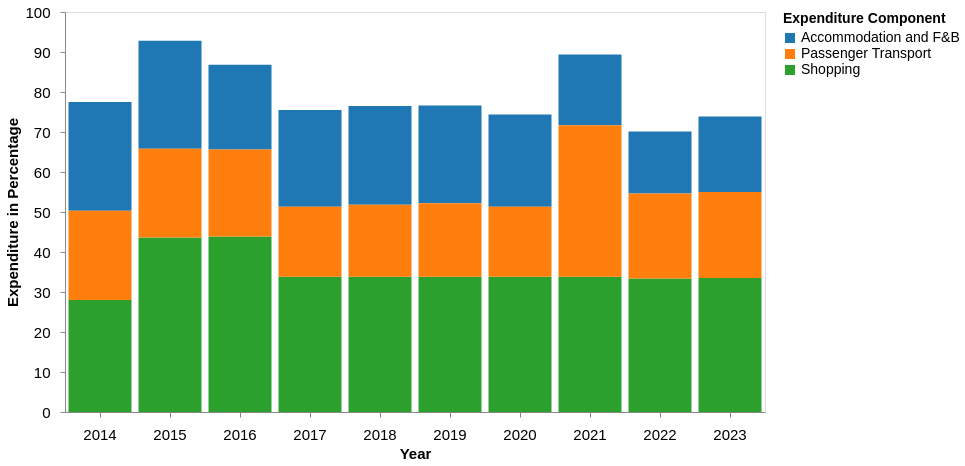

Specify this chart in Vega-Lite:
### Vega-Lite specification from a JSON file in a GitHub repository (floating-point values rounded to 4 significant figures)
{"$schema": "https://vega.github.io/schema/vega-lite/v5.json", "width": 700, "height": 400, "data": {"values": [{"Year": "2014", "Component": "Shopping", "Expenditure": 28}, {"Year": "2014", "Component": "Accommodation and F&B", "Expenditure": 27.2}, {"Year": "2014", "Component": "Passenger Transport", "Expenditure": 22.3}, {"Year": "2015", "Component": "Shopping", "Expenditure": 43.6}, {"Year": "2015", "Component": "Accommodation and F&B", "Expenditure": 27}, {"Year": "2015", "Component": "Passenger Transport", "Expenditure": 22.2}, {"Year": "2016", "Component": "Shopping", "Expenditure": 43.9}, {"Year": "2016", "Component": "Accommodation and F&B", "Expenditure": 21.2}, {"Year": "2016", "Component": "Passenger Transport", "Expenditure": 21.7}, {"Year": "2017", "Component": "Shopping", "Expenditure": 33.8}, {"Year": "2017", "Component": "Accommodation and F&B", "Expenditure": 24.2}, {"Year": "2017", "Component": "Passenger Transport", "Expenditure": 17.5}, {"Year": "2018", "Component": "Shopping", "Expenditure": 33.8}, {"Year": "2018", "Component": "Accommodation and F&B", "Expenditure": 24.7}, {"Year": "2018", "Component": "Passenger Transport", "Expenditure": 18}, {"Year": "2019", "Component": "Shopping", "Expenditure": 33.8}, {"Year": "2019", "Component": "Accommodation and F&B", "Expenditure": 24.4}, {"Year": "2019", "Component": "Passenger Transport", "Expenditure": 18.4}, {"Year": "2020", "Component": "Shopping", "Expenditure": 33.8}, {"Year": "2020", "Component": "Accommodation and F&B", "Expenditure": 23.1}, {"Year": "2020", "Component": "Passenger Transport", "Expenditure": 17.5}, {"Year": "2021", "Component": "Shopping", "Expenditure": 33.8}, {"Year": "2021", "Component": "Accommodation and F&B", "Expenditure": 17.7}, {"Year": "2021", "Component": "Passenger Transport", "Expenditure": 37.9}, {"Year": "2022", "Component": "Shopping", "Expenditure": 33.4}, {"Year": "2022", "Component": "Accommodation and F&B", "Expenditure": 15.5}, {"Year": "2022", "Component": "Passenger Transport", "Expenditure": 21.2}, {"Year": "2023", "Component": "Shopping", "Expenditure": 33.5}, {"Year": "2023", "Component": "Accommodation and F&B", "Expenditure": 18.9}, {"Year": "2023", "Component": "Passenger Transport", "Expenditure": 21.5}]}, "params": [{"name": "yearSelect", "value": "All", "bind": {"input": "select", "options": ["All", "2014", "2015", "2016", "2017", "2018", "2019", "2020", "2021", "2022", "2023"], "name": "Select Year"}}], "mark": "bar", "encoding": {"x": {"field": "Year", "type": "ordinal", "title": "Year", "axis": {"labelAngle": 0, "labelFontSize": 15, "titleFontSize": 15, "labelPadding": 10, "grid": false}}, "y": {"field": "Expenditure", "type": "quantitative", "title": "Expenditure in Percentage", "axis": {"labelPadding": 10, "labelFontSize": 15, "titleFontSize": 15, "grid": false}, "scale": {"domain": [0, 100]}}, "color": {"field": "Component", "type": "nominal", "title": "Expenditure Component", "scale": {"scheme": "category10"}, "legend": {"title": "Expenditure Component", "labelFontSize": 14, "titleFontSize": 14, "labelPadding": 10}}, "opacity": {"condition": [{"test": "yearSelect == 'All'", "value": 1}, {"test": "datum.Year == yearSelect", "value": 1}], "value": 0.3}, "tooltip": [{"field": "Year", "title": "Year"}, {"field": "Component", "title": "Expenditure Component"}, {"field": "Expenditure", "title": "Expenditure in Percentage", "format": ".2f"}]}}
